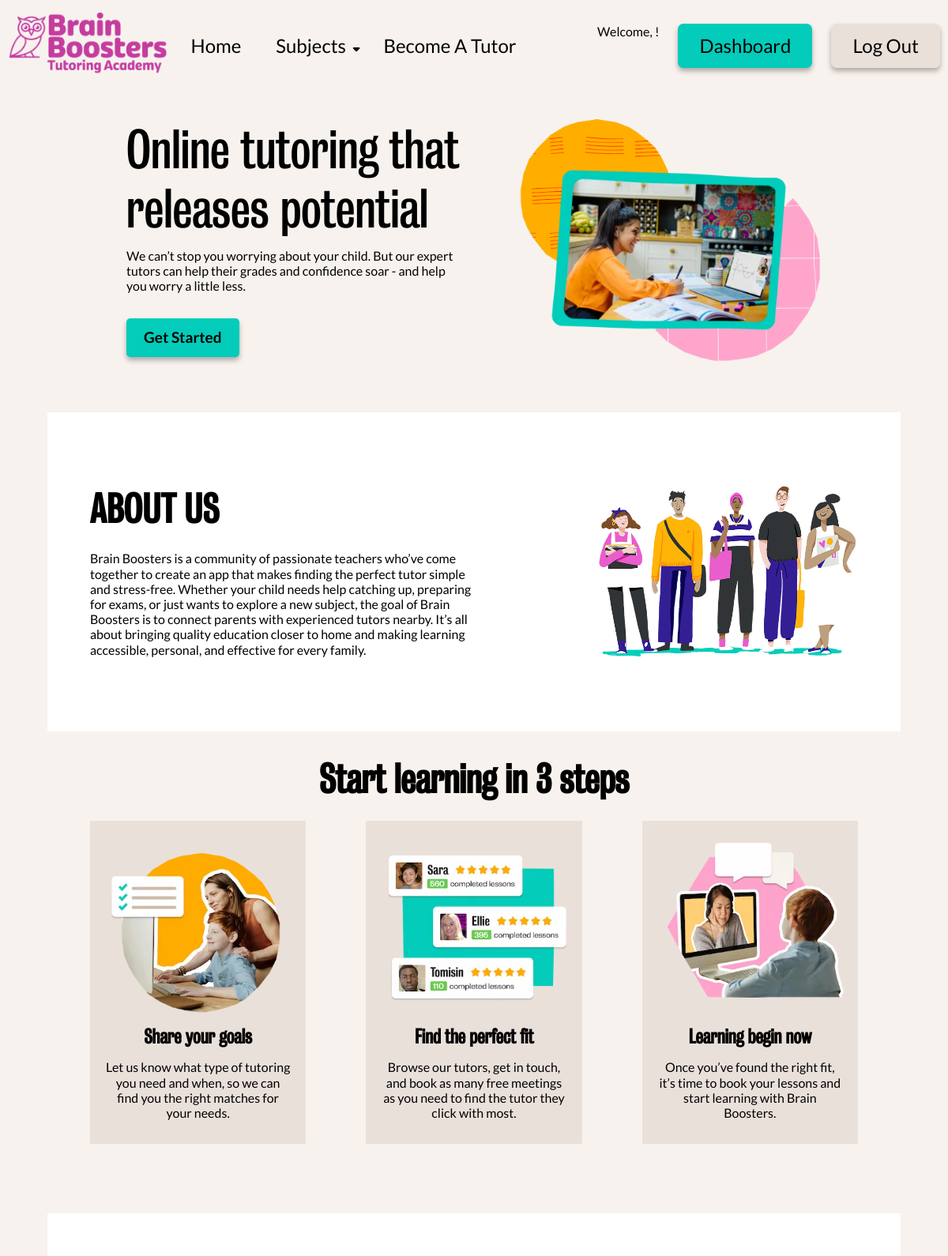
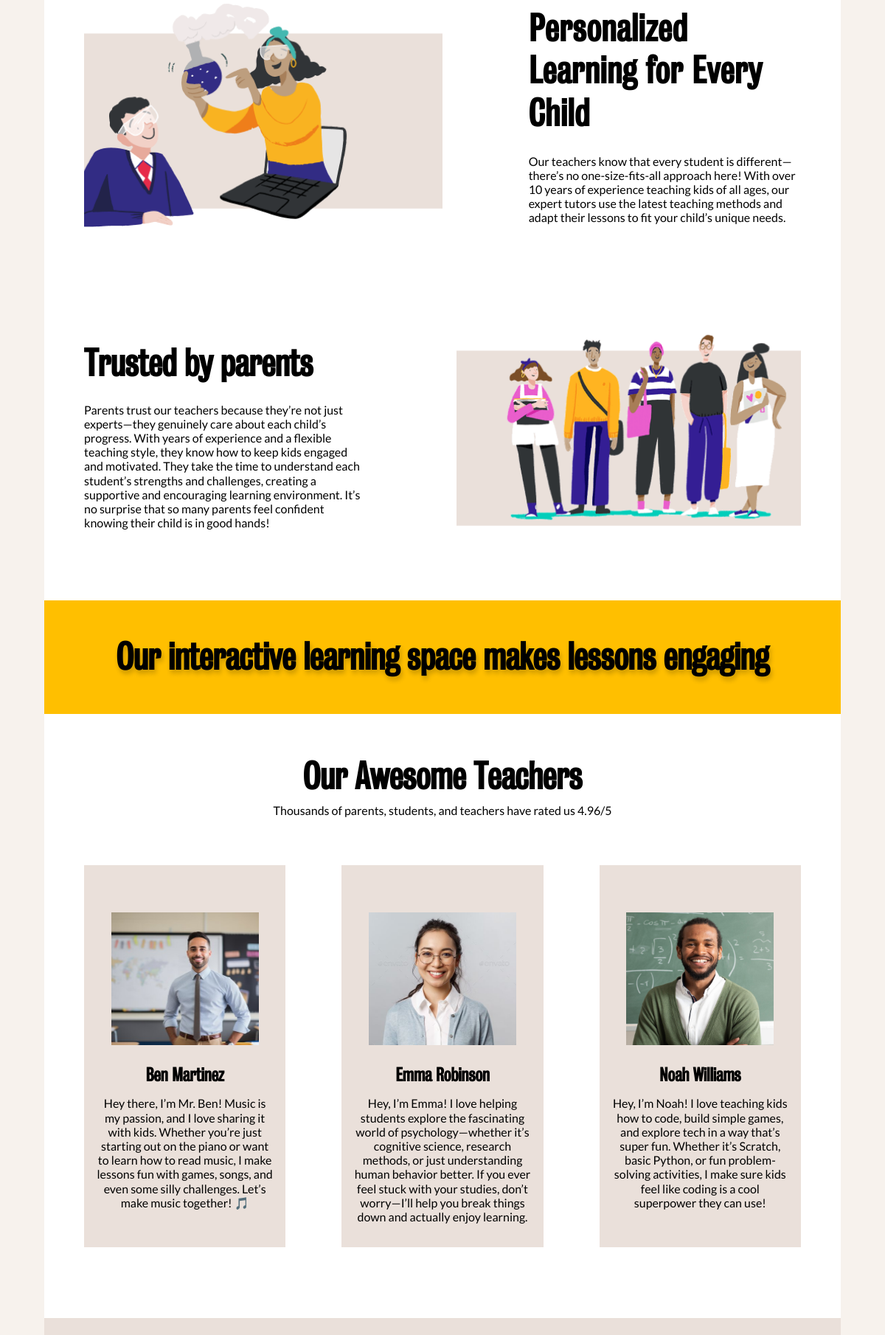
The page / (signed in, upper part) on the database its author committed (2 pictures, top to bottom).
### brainboosters/models.py (models this page shows, shortened)
class TutorProfile(models.Model):
    user = models.OneToOneField(User, on_delete=models.CASCADE, related_name='tutor_profile')
    name = models.CharField(max_length=80, null=True, blank=True)
    gender = models.CharField(max_length=10, choices=[('Male', 'Male'), ('Female', 'Female')], null=True, blank=True)
    degree = models.CharField(
        max_length=10,
        choices=[
            ('Bachelor', 'Bachelor'),
            ('Master', 'Master'),
            ('Ph.D.', 'Ph.D.'),
        ],
        null=True,
        blank=True
    )
    school = models.CharField(max_length=100, null=True, blank=True)
    major = models.CharField(max_length=100, null=True, blank=True)
    experience = models.CharField(max_length=100, null=True, blank=True)
    method = models.CharField(max_length=20, choices=[('In-Person', 'In-Person'), ('Online', 'Online'), ('Online & In-Person', 'Online & In-Person'),], null=True, blank=True)
    hourly_rate = models.DecimalField(max_digits=6, decimal_places=2, null=True, blank=True)
    description = models.CharField(max_length=300, null=True, blank=True)

class User(AbstractUser):
    user_type = models.CharField(
        max_length=10,
        choices=[
            ('tutor', 'Tutor'),
            ('parent', 'Parent'),
        ],
        null=True,
        blank=True
    )
    profile_picture = models.ImageField(
        upload_to='profile_pictures/',
        null=True,
        blank=True,
        help_text="Upload a profile picture"
    )
    contact_number = models.CharField(max_length=15, null=True, blank=True)

### brainboosters/views.py (the view)
# urls.py: path("", views.homepage, name="homepage"),
def homepage(request):
    tutors = list(TutorProfile.objects.select_related('user').all())  # Convert queryset to a list
    random_tutors = random.sample(tutors, 3) if len(tutors) >= 3 else tutors  # Pick 3 random tutors
    return render(request, 'brainboosters/home.html', {'tutors': random_tutors})

### brainboosters/templates/brainboosters/home.html (shortened to what this page needs)
{% extends "base.html" %}
{% load static %}
{% block content %}
<section class="banner">
  <div class="container">
    <div class="banner-flex">
      <div class="left">
        <h1>Online tutoring that releases potential</h1>
        <p>
          We can’t stop you worrying about your child. But our expert tutors can
          help their grades and confidence soar - and help you worry a little
          less.
        </p>
        <a href="{% url 'tutor_search' %}" class="btn btn-primary">Get started</a>
      </div>
      <div class="right"></div>
    </div>
  </div>
</section>
<section class="about">
  <div class="container">
    <div class="about-flex">
      <div class="left">
        <h2>About us</h2>
        <p>
          Brain Boosters is a community of passionate teachers who’ve come
          together to create an app that makes finding the perfect tutor simple
          and stress-free. Whether your child needs help catching up, preparing
          for exams, or just wants to explore a new subject, the goal of Brain
          Boosters is to connect parents with experienced tutors nearby. It’s
          all about bringing quality education closer to home and making
          learning accessible, personal, and effective for every family.
        </p>
      </div>
      <div class="right"></div>
    </div>
  </div>
</section>
<section class="steps">
  <div class="container">
    <h2>Start learning in 3 steps</h2>
    <div class="cards">
      <div class="card">
        <img src="{% static 'images/steps_img_sp1.png' %}" alt="Step 1" />
        <h4>Share your goals</h4>
        <p>
          Let us know what type of tutoring you need and when, so we can find
          you the right matches for your needs.
        </p>
      </div>
      <div class="card">
        <img src="{% static 'images/steps_img_p2.png' %}" alt="Step 2" />
        <h4>Find the perfect fit</h4>
        <p>
          Browse our tutors, get in touch, and book as many free meetings as you
          need to find the tutor they click with most.
        </p>
      </div>
      <div class="card">
        <img src="{% static 'images/steps_img_s3.png' %}" alt="Step 3" />
        <h4>Learning begin now</h4>
        <p>
          Once you’ve found the right fit, it’s time to book your lessons and
          start learning with Brain Boosters.
        </p>
      </div>
    </div>
  </div>
</section>
<section class="tutor">
  <div class="container">
    <div class="tutor-flex">
      <div class="left"></div>
      <div class="right">
        <h2>Personalized Learning for Every Child</h2>
        <p>
          Our teachers know that every student is different—there’s no
          one-size-fits-all approach here! With over 10 years of experience
          teaching kids of all ages, our expert tutors use the latest teaching
          methods and adapt their lessons to fit your child’s unique needs.
        </p>
      </div>
    </div>
  </div>
</section>
<section class="parents">
  <div class="container">
    <div class="parents-flex">
      <div class="left">
        <h2>Trusted by parents</h2>
        <p>
          Parents trust our teachers because they’re not just experts—they
          genuinely care about each child’s progress. With years of experience
          and a flexible teaching style, they know how to keep kids engaged and
          motivated. They take the time to understand each student’s strengths
          and challenges, creating a supportive and encouraging learning
          environment. It’s no surprise that so many parents feel confident
          knowing their child is in good hands!
        </p>
      </div>
      <div class="right"></div>
    </div>
  </div>
</section>
<section class="join-us">
  <div class="container text-center">
    <h2>Our interactive learning space makes lessons engaging</h2>
  </div>
</section>
<section class="tutor-card">
  <div class="container">
    <h2>Our Awesome Teachers</h2>
    <p class="tutor-card-p">
      Thousands of parents, students, and teachers have rated us 4.96/5
    </p>
    <div class="cards">
      {% for tutor in tutors %}
      <article class="card">
        {% if tutor.user.profile_picture %}
          <img src="{{ tutor.user.profile_picture.url }}" alt="Tutor {{ tutor.name }}">
        {% else %}
          <img src="{% static 'images/default-profile.png' %}" alt="Default Tutor Image">
        {% endif %}
        <h4>{{ tutor.name }}</h4>
        <p>{{ tutor.description|default:"Experienced tutor ready to help you succeed!" }}</p>
      </article>
      {% empty %}
      <p>No tutors available at the moment. Check back soon!</p>
      {% endfor %}
    </div>
  </div>
</section>
<section class="start">
</section>
{% endblock %}

### brainboosters/static/css/styles.css (style rules this page uses)
* { margin: 0; padding: 0; box-sizing: border-box; }
.container { width: 90%; max-width: 1200px; margin-left: auto; margin-right: auto; }
body { font-family: "Lato", sans-serif; font-size: 16px; line-height: 1.2; color: #000; background-color: #f7f2ed; }
h1, h2, h3, h4, h5, h6 { font-family: "Bureau Regular", sans-serif; }
h1 { font-size: 64px; font-weight: 500; line-height: 1.16; margin-bottom: 12px; }
h2 { font-size: 48px; }
h4 { font-size: 24px; margin-top: 24px; margin-bottom: 14px; }
a { text-decoration: none; color: inherit; }
.btn { padding: 13px 22px; font-size: 19px; text-transform: capitalize; border-radius: 5px; font-weight: bold; transition: background-color 0.3s, color 0.3s; }
.btn-primary { background-color: #03ccba; color: white; box-shadow: 0 4px 6px rgba(0, 0, 0, 0.3); }
section.banner { padding-top: 32px; padding-bottom: 64px; }
.banner .container { max-width: 880px; }
.banner-flex { display: flex; gap: 70px; align-items: center; }
.banner .left { width: 50%; }
.banner .right { width: 45%; height: 310px; background-image: url("../images/bnr_img_stud1.png"); background-size: contain; background-position: center; background-repeat: no-repeat; }
.banner a.btn-primary { margin-top: 32px; display: inline-block; color: black; }
.about h2 { text-transform: uppercase; margin-bottom: 24px; }
section.about { padding: 72px 0; background: #fff; }
.about .container { max-width: 1130px; }
.about-flex { display: flex; align-items: center; justify-content: space-between; }
.about .left { width: 50%; }
.about .right { width: 34%; height: 260px; background-image: url("../images/about_img_students2.png"); background-size: contain; background-position: center; background-repeat: no-repeat; }
section.steps { padding-top: 32px; padding-bottom: 88px; }
.steps .container { max-width: 1130px; }
section.steps h2 { text-align: center; margin-bottom: 24px; }
section.steps .cards { display: flex; justify-content: space-between; gap: 76px; flex-wrap: wrap; }
section.steps .card { background-color: #eae0da; padding: 8px 20px 30px; text-align: center; flex: 1; min-width: 200px; }
section.steps .card img { width: 240px; height: 240px; margin-bottom: -16px; object-fit: cover; }
.tutor h2 { letter-spacing: 1px; margin-bottom: 26px; }
section.tutor { padding: 56px 0; background: #fff; }
.tutor .container { max-width: 1130px; }
.tutor-flex { display: flex; align-items: center; justify-content: space-between; }
.tutor .right { width: 38%; }
.tutor .left { width: 50%; height: 310px; background-image: url("../images/tutor_img_science.png"); background-size: cover; background-position: center; background-repeat: no-repeat; }
.parents h2 { margin-bottom: 24px; }
section.parents { padding: 68px 0; background: #fff; }
.parents .container { max-width: 1130px; }
.parents-flex { display: flex; align-items: center; justify-content: space-between; }
.parents .left { width: 39%; }
.parents .right { width: 48%; height: 310px; background-image: url("../images/tutor_img_stud5.png"); background-size: cover; background-position: center; background-repeat: no-repeat; }
section.join-us { background-color: #ffbf00; padding: 48px 0; text-align: center; }
.join-us h2 { text-shadow: 2px 5px 6px rgba(0, 0, 0, 0.2); }
section.tutor-card { padding-top: 56px; padding-bottom: 96px; background: #fff; }
.tutor-card .container { max-width: 1130px; }
section.tutor-card h2 { text-align: center; margin-bottom: 8px; }
section .tutor-card-p { text-align: center; margin-bottom: 64px; }
section.tutor-card .cards { display: flex; justify-content: space-between; gap: 76px; flex-wrap: wrap; }
section.tutor-card .card { background-color: #eae0da; padding: 64px 16px 32px; text-align: center; flex: 1; min-width: 200px; }
section.tutor-card .card img { width: 200px; height: 180px; object-fit: cover; }
section.start { background-color: #eae0da; padding: 80px 0 120px; text-align: center; }

### rows shown on the page
TutorProfile: user.profile_picture (picture), name "Ben Martinez", description "Hey there, I’m Mr. Ben! Music is my passion, and I love sharing it with kids. Whether you’re just starting out on the piano or want to learn how to read music, I make lessons fun with games, songs, and even some silly challenges. Let’s make music together! 🎵"
TutorProfile: user.profile_picture (picture), name "Emma Robinson", description "Hey, I’m Emma! I love helping students explore the fascinating world of psychology—whether it’s cognitive science, research methods, or just understanding human behavior better. If you ever feel stuck with your studies, don’t worry—I’ll help you break things down and actually enjoy learning."
TutorProfile: user.profile_picture (picture), name "Noah Williams", description "Hey, I’m Noah! I love teaching kids how to code, build simple games, and explore tech in a way that’s super fun. Whether it’s Scratch, basic Python, or fun problem-solving activities, I make sure kids feel like coding is a cool superpower they can use!"
